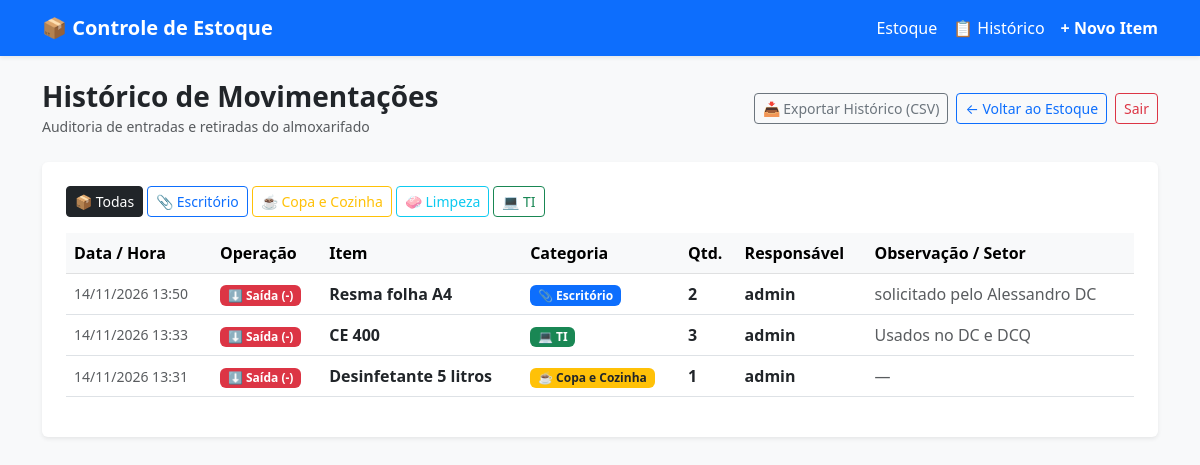
Page /historico (signed in) on the earlier database version.
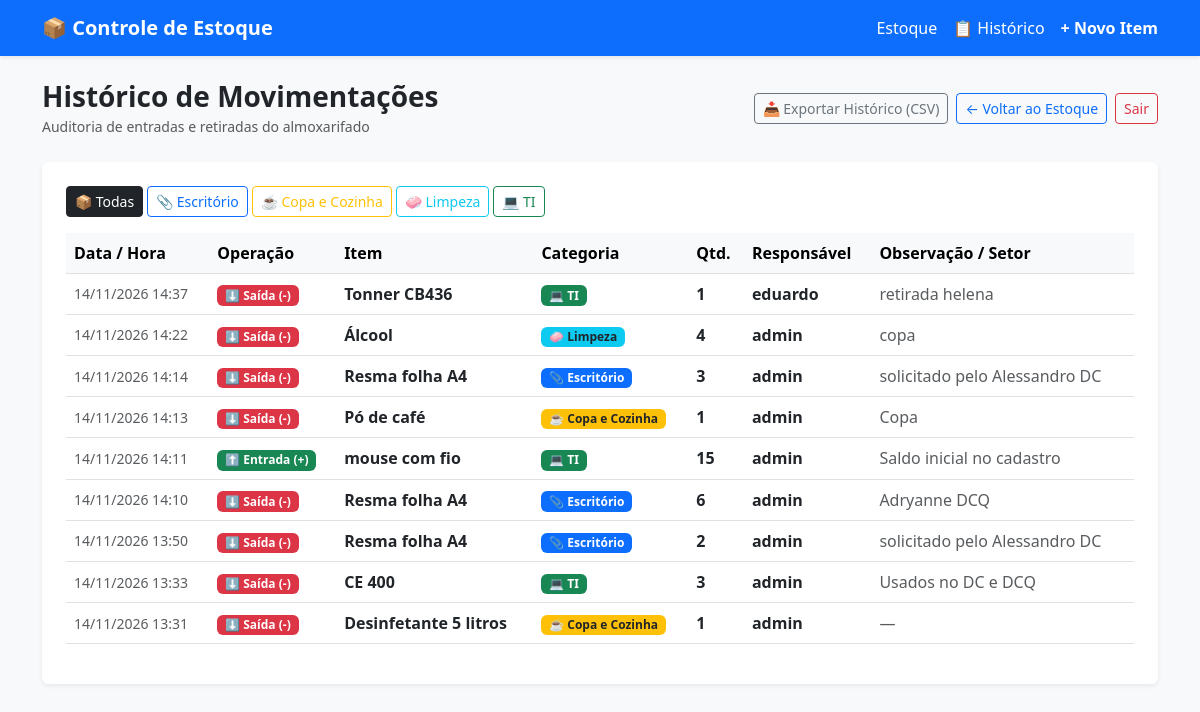
Same page on the later database version.
### tables this page shows
CREATE TABLE movimentacoes (
    id INTEGER PRIMARY KEY AUTOINCREMENT,
    produto_nome TEXT NOT NULL,
    categoria TEXT NOT NULL,
    operacao TEXT NOT NULL,
    quantidade INTEGER NOT NULL,
    usuario TEXT NOT NULL,
    observacao TEXT,
    data_hora TEXT NOT NULL
);

### app.py (the view)
@app.route('/historico')
@login_obrigatorio
def historico():
    categoria_filtro = request.args.get('categoria', 'Todas')
    conn = get_connection()
    cursor = conn.cursor()
    if categoria_filtro and categoria_filtro != 'Todas':
        cursor.execute(
            "SELECT * FROM movimentacoes WHERE categoria = ? ORDER BY id DESC LIMIT 200",
            (categoria_filtro,)
        )
    else:
        cursor.execute("SELECT * FROM movimentacoes ORDER BY id DESC LIMIT 200")
    movimentacoes = cursor.fetchall()
    conn.close()
    tema = CATEGORIAS_CONFIG.get(categoria_filtro, {'cor': 'primary', 'icone': '📦', 'texto': 'text-white'})
    return render_template(
        'historico.html',
        movimentacoes=movimentacoes,
        categoria_filtro=categoria_filtro,
        tema=tema
    )

### app.py (called while the page is built)
@app.context_processor
def inject_categorias():
    return dict(categorias_config=CATEGORIAS_CONFIG)

def login_obrigatorio(f):
    @wraps(f)
    def decorated_function(*args, **kwargs):
        if 'usuario_id' not in session:
            return redirect(url_for('login'))
        return f(*args, **kwargs)
    return decorated_function

### database.py (called while the page is built)
def get_connection():
    conn = sqlite3.connect(DATABASE_NAME)
    conn.row_factory = sqlite3.Row
    return conn

### templates/historico.html
{% extends 'base.html' %}
{% block content %}
<div class="d-flex flex-wrap justify-content-between align-items-center gap-2 mb-4">
    <div>
        <h3 class="fw-bold mb-0">Histórico de Movimentações</h3>
        <small class="text-muted">Auditoria de entradas e retiradas do almoxarifado</small>
    </div>
    <div class="d-flex gap-2">
        <a href="{{ url_for('exportar_historico', categoria=categoria_filtro) }}" class="btn btn-outline-secondary btn-sm">📥 Exportar Histórico (CSV)</a>
        <a href="{{ url_for('index', categoria=categoria_filtro) }}" class="btn btn-outline-primary btn-sm">← Voltar ao Estoque</a>
        <a href="{{ url_for('logout') }}" class="btn btn-outline-danger btn-sm">Sair</a>
    </div>
</div>
<div class="card border-0 shadow-sm p-4">
    <div class="d-flex flex-wrap gap-1 mb-3">
        <a href="{{ url_for('historico', categoria='Todas') }}"
           class="btn btn-sm {% if categoria_filtro == 'Todas' %}btn-dark{% else %}btn-outline-dark{% endif %}">
           📦 Todas
        </a>
        {% for nome_cat, cfg in categorias_config.items() %}
            <a href="{{ url_for('historico', categoria=nome_cat) }}"
               class="btn btn-sm {% if categoria_filtro == nome_cat %}btn-{{ cfg.cor }} fw-bold{% else %}btn-outline-{{ cfg.cor }}{% endif %}">
               {{ cfg.icone }} {{ nome_cat }}
            </a>
        {% endfor %}
    </div>
    <div class="table-responsive">
        <table class="table table-hover align-middle">
            <thead class="table-light">
                <tr>
                    <th>Data / Hora</th>
                    <th>Operação</th>
                    <th>Item</th>
                    <th>Categoria</th>
                    <th>Qtd.</th>
                    <th>Responsável</th>
                    <th>Observação / Setor</th>
                </tr>
            </thead>
            <tbody>
                {% for m in movimentacoes %}
                {% set cat_cfg = categorias_config.get(m['categoria'], {'cor': 'secondary', 'icone': '📎', 'texto': 'text-white'}) %}
                <tr>
                    <td class="text-muted small">{{ m['data_hora'] }}</td>
                    <td>
                        {% if m['operacao'] == 'ENTRADA' %}
                            <span class="badge bg-success">⬆️ Entrada (+)</span>
                        {% else %}
                            <span class="badge bg-danger">⬇️ Saída (-)</span>
                        {% endif %}
                    </td>
                    <td class="fw-bold">{{ m['produto_nome'] }}</td>
                    <td>
                        <span class="badge bg-{{ cat_cfg.cor }} {{ cat_cfg.texto }}">
                            {{ cat_cfg.icone }} {{ m['categoria'] }}
                        </span>
                    </td>
                    <td class="fw-bold">{{ m['quantidade'] }}</td>
                    <td><strong>{{ m['usuario'] }}</strong></td>
                    <td class="text-muted">{{ m['observacao'] or '—' }}</td>
                </tr>
                {% else %}
                <tr>
                    <td colspan="7" class="text-center py-4 text-muted">Nenhuma movimentação registrada até o momento.</td>
                </tr>
                {% endfor %}
            </tbody>
        </table>
    </div>
</div>
{% endblock %}

Differences in the rows shown:
added movimentacoes: data_hora "14/11/2026 14:37", operacao "⬇️ Saída (-)", produto_nome "Tonner CB436", icone "💻", categoria "TI", quantidade "1", usuario "eduardo", observacao "retirada helena"
added movimentacoes: data_hora "14/11/2026 14:22", operacao "⬇️ Saída (-)", produto_nome "Álcool", icone "🧼", categoria "Limpeza", quantidade "4", usuario "admin", observacao "copa"
added movimentacoes: data_hora "14/11/2026 14:14", operacao "⬇️ Saída (-)", produto_nome "Resma folha A4", icone "📎", categoria "Escritório", quantidade "3", usuario "admin", observacao "solicitado pelo Alessandro DC"
added movimentacoes: data_hora "14/11/2026 14:13", operacao "⬇️ Saída (-)", produto_nome "Pó de café", icone "☕", categoria "Copa e Cozinha", quantidade "1", usuario "admin", observacao "Copa"
added movimentacoes: data_hora "14/11/2026 14:11", operacao "⬆️ Entrada (+)", produto_nome "mouse com fio", icone "💻", categoria "TI", quantidade "15", usuario "admin", observacao "Saldo inicial no cadastro"
added movimentacoes: data_hora "14/11/2026 14:10", operacao "⬇️ Saída (-)", produto_nome "Resma folha A4", icone "📎", categoria "Escritório", quantidade "6", usuario "admin", observacao "Adryanne DCQ"
